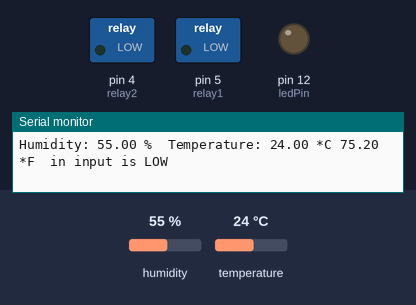
A sketch run on a simulated Arduino Uno, built with avr-gcc and run on an emulated ATmega328P. Parts: switched loads named in the sketch (green lamp = pin HIGH), output pins drawn as LEDs (lit = HIGH), the last lines printed to the serial monitor. The inputs (shaded band) are chosen by the test bench; at power-on: temperature 24 °C, humidity 55 %.

Above: at 4.8 s.
4.9 s: temperature set to 28 °C
7.9 s: temperature set to 31 °C
At 9.1 s:
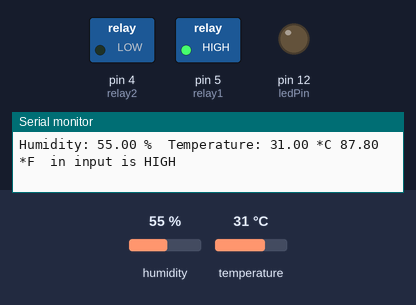
10.9 s: temperature set to 12 °C
At 13.0 s:
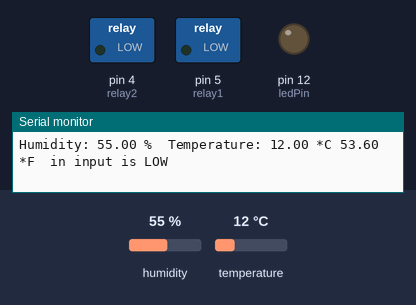
13.9 s: temperature set to 33 °C
At 15.5 s:
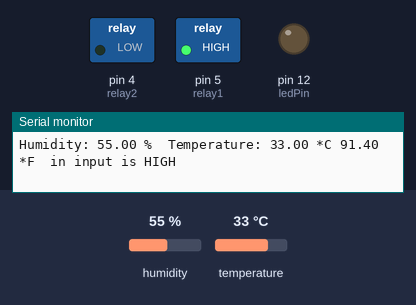
Timing chart, 0 to 17.0 s (numbered marks = the images above; inputs shaded):
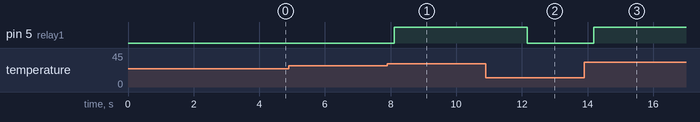

Measured:
- the behaviour switches between 29 and 30 °C on temperature (found by bisection; images 0 and 1)
- after the input at 7.9 s, pin 5 (relay1): LOW → HIGH after 0.21 s
- after the input at 10.9 s, pin 5 (relay1): HIGH → LOW after 1.3 s
- after the input at 13.9 s, pin 5 (relay1): LOW → HIGH after 0.29 s

The sketch:

inoutProb.ino
```cpp
#include "DHT.h"

#define DHTPIN 14     // what digital pin we're connected to

int inPin = 3;
int ledPin  =  12 ;
int relay1 = 5;
int relay2  = 4;
int val = 0;
#define DHTTYPE DHT11   // DHT 11
DHT dht(DHTPIN, DHTTYPE);


void setup() {
  // put your setup code here, to run once:
  Serial.begin(9600);

  Serial.println("in setup method ========");

  dht.begin();
  pinMode(inPin , INPUT_PULLUP);

  pinMode(ledPin , OUTPUT);

  pinMode(relay1 , OUTPUT);
  pinMode(relay2 , OUTPUT);

}

void loop() {
  // put your main code here, to run repeatedly:
  delay(2000);

  // Reading temperature or humidity takes about 250 milliseconds!
  // Sensor readings may also be up to 2 seconds 'old' (its a very slow sensor)
  float h = dht.readHumidity();
  // Read temperature as Celsius (the default)
  float t = dht.readTemperature();
  // Read temperature as Fahrenheit (isFahrenheit = true)
  float f = dht.readTemperature(true);

  // Check if any reads failed and exit early (to try again).
  if (isnan(h) || isnan(t) || isnan(f)) {
    Serial.println("Failed to read from DHT sensor!");
    return;
  }

  Serial.print("Humidity: ");
  Serial.print(h);
  Serial.print(" %\t");
  Serial.print("Temperature: ");
  Serial.print(t);
  Serial.print(" *C ");
  Serial.print(f);
  Serial.print(" *F\t");


  if (t > 29) {

    Serial.println("in input is HIGH  ");

    digitalWrite(relay1, HIGH);


  } else {

    Serial.println("in input is LOW   ");

    digitalWrite(relay1, LOW);

  }


}
```
